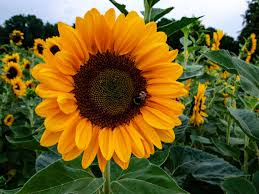
#> input picture ejercicios/Girasol.jpeg, 259 x 194 px
$ python Ejercicio10.py   (older library calls are emulated)
#> lines starting #> are read from the running program, lines starting #| are printed output that depends on the picture
import cv2
import numpy as np
import mahotas
from scipy.spatial import distance

# Definición de los descriptores globales
def hu_moments(gray_img):
    # Calcula los 7 momentos de Hu (forma)
    moments = cv2.moments(gray_img)
    hu = cv2.HuMoments(moments).flatten()
    return hu

def haralick_features(gray_img):
    # Calcula texturas de Haralick
    har = mahotas.features.haralick(gray_img).mean(axis=0)
    return har

def color_histogram(img):
    # Histograma de color en espacio HSV (más robusto que BGR)
    hsv = cv2.cvtColor(img, cv2.COLOR_BGR2HSV)
    hist = cv2.calcHist([hsv], [0, 1, 2], None, [8, 8, 8], [0, 256, 0, 256, 0, 256])
    cv2.normalize(hist, hist)
    return hist.flatten()

# Función principal de extracción (como en tu imagen)
def extract_features(path):
#> called with path = 'Girasol.jpeg'
    img = cv2.imread(path)
#> img is the input picture: shape (194, 259, 3); mean B, G, R 42.3, 96.5, 113.9
    if img is None:
        print(f"Error: No se pudo cargar la imagen en {path}")
        return None

    gray = cv2.cvtColor(img, cv2.COLOR_BGR2GRAY)
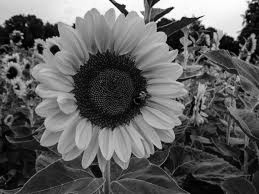
#> gray: shape (194, 259); min 0, max 255, mean 95.5

    # Extracción de cada tipo de característica
    hu = hu_moments(gray)
#> in hu_moments, `moments = cv2.moments(gray_img)`: moments = moments, m00 4799109, centre m10/m00, m01/m00 = (128.4, 78.5)
#> in hu_moments, `hu = cv2.HuMoments(moments).flatten()`: hu = [0.00168, 1.4e-07, 1.29e-10, 5.92e-12, 1.72e-23, -1.75e-15, 1.63e-22]
    har = haralick_features(gray)
    color = color_histogram(img)

    # Unimos todo en un solo vector (Feature Vector)
    return np.hstack([hu, har, color])

#Comparación de imágenes
try:
    img1_feat = extract_features("Girasol.jpeg")
    img2_feat = extract_features("Rosa.jpeg")
    img3_feat = extract_features("Tulipan.jpeg")

    # Cálculo de Distancia Euclídea
    # Entre menor sea la distancia, más parecidas son las imágenes
    d12 = distance.euclidean(img1_feat, img2_feat)
    d13 = distance.euclidean(img1_feat, img3_feat)

    print(f"Distancia girasol vs rosa: {d12:.4f}")
    print(f"Distancia girasol vs tulipan:  {d13:.4f}")

    if d12 < d13:
        print("\nResultado: el girasol es más parecida a rosa que al tulipan.")
    else:
        print("\nResultado: Curiosamente, el girasol se parece más al tulipan.")

except Exception as e:
    print(f"Error en la ejecución: {e}")


$ run again, with ejercicios/Imagen_Flor.jpg copied over ejercicios/Girasol.jpeg
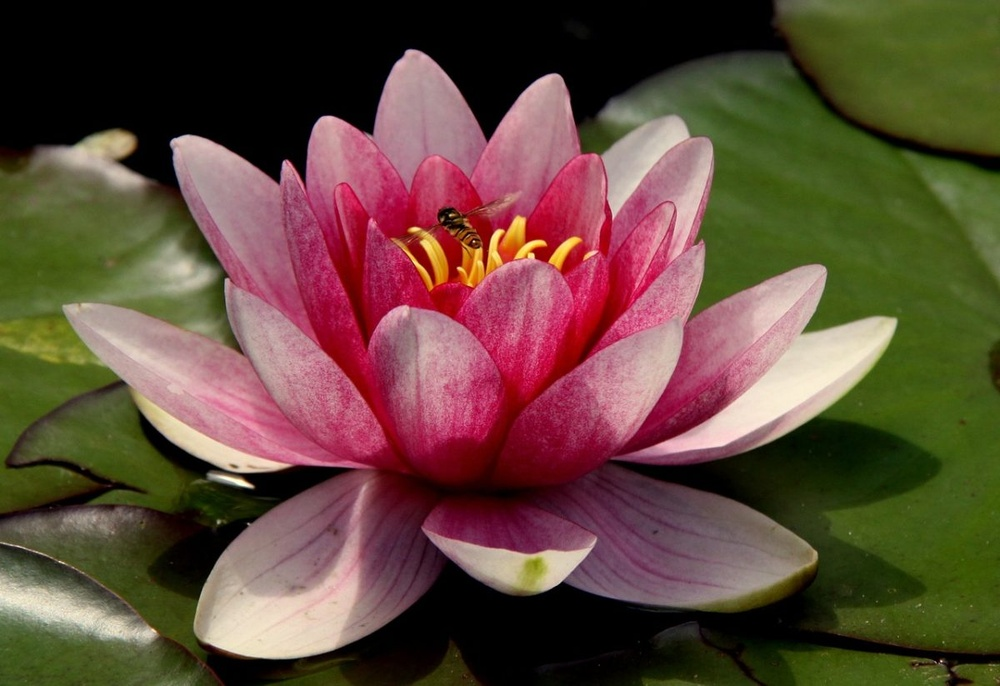
#> input picture ejercicios/Imagen_Flor.jpg, 1000 x 686 px, shrunk from 1200 x 823 before the run
#> in extract_features, img is the input picture: shape (686, 1000, 3); mean B, G, R 58.5, 73.2, 96.9
#> in extract_features, `gray = cv2.cvtColor(img, cv2.COLOR_BGR2GRAY)`:
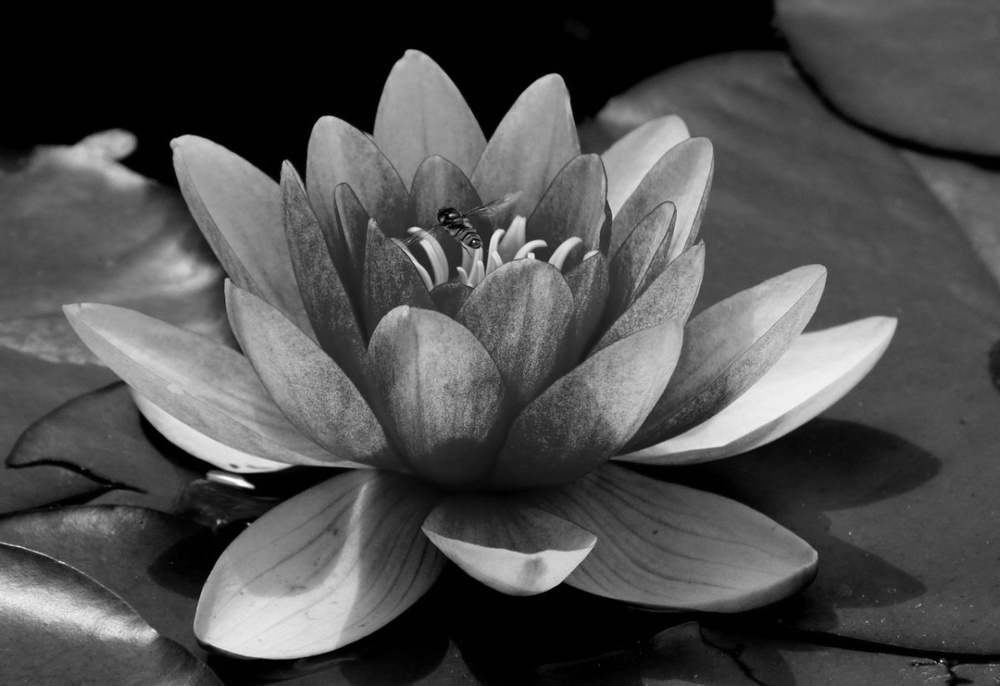
#> gray: shape (686, 1000); min 0, max 252, mean 78.6
#> moments = moments, m00 53919565, centre m10/m00, m01/m00 = (497.1, 354.6)
#> in hu_moments, `hu = cv2.HuMoments(moments).flatten()`: hu = [0.00203, 1.11e-06, 3.11e-11, 1.78e-11, 2.64e-22, -1.17e-14, -3.24e-22]
